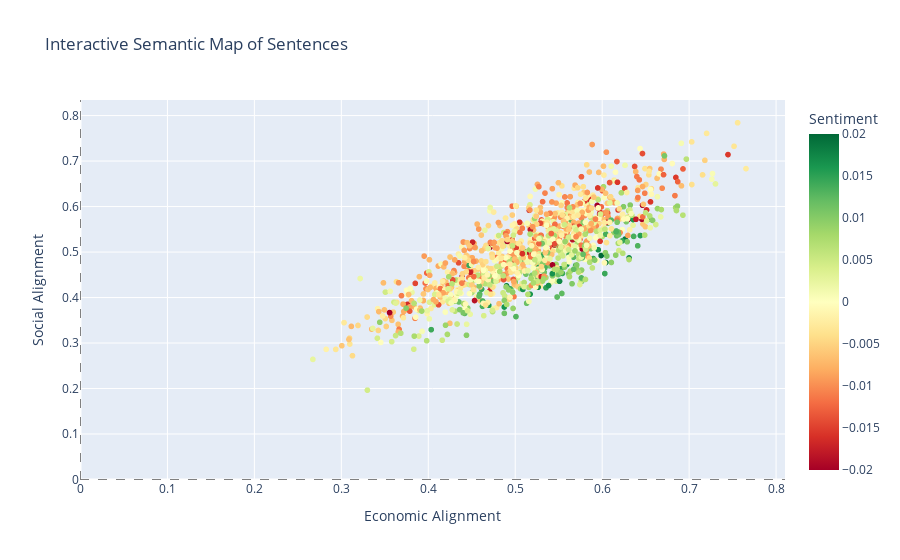

The cell this chart's notebook holds for it:
### Code cell
fig = px.scatter(
    final_df,
    x='Economic_Alignment_Score',
    y='Social_Score',
    color='Sentiment_Score',
    color_continuous_scale='RdYlGn',  # Red-Yellow-Green color scale
    range_color=[-0.02, 0.02], # You can adjust this range to better fit your data's spread
    title='Interactive Semantic Map of Sentences',
    # This part defines what appears when you hover over a point
    hover_data={
        'Sentence': True, # Show the full sentence text
        'Economic_Alignment_Score': ':.3f', # Format score to 3 decimal places
        'Social_Score': ':.3f',
        'Sentiment_Score': ':.3f'
    }
)

# Customize the hover label appearance
fig.update_traces(hoverlabel=dict(bgcolor="white", font_size=12))

# Add quadrant lines for context
fig.add_vline(x=0, line_width=1, line_dash="dash", line_color="grey")
fig.add_hline(y=0, line_width=1, line_dash="dash", line_color="grey")

# Update layout for a cleaner look
fig.update_layout(
    xaxis_title="Economic Alignment",
    yaxis_title="Social Alignment",
    coloraxis_colorbar_title_text='Sentiment'
)

fig.show()

### Figure 1 — Plotly figure (JSON) as saved in the notebook; plotly's stock layout.template omitted (floating-point values rounded to 4 significant figures; data arrays with more than 128 entries replaced by an {"elided": "..."} marker saying what was removed)
{"data": [{"customdata": {"elided": "1194x2 mixed values"}, "hoverlabel": {"bgcolor": "white", "font": {"size": 12}}, "hovertemplate": "Economic_Alignment_Score=%{x:.3f}<br>Social_Score=%{y:.3f}<br>Sentence=%{customdata[0]}<br>Sentiment_Score=%{marker.color:.3f}<extra></extra>", "legendgroup": "", "marker": {"color": {"elided": "1194 float values"}, "coloraxis": "coloraxis", "symbol": "circle"}, "mode": "markers", "name": "", "showlegend": false, "type": "scattergl", "x": {"elided": "1194 float values"}, "xaxis": "x", "y": {"elided": "1194 float values"}, "yaxis": "y"}], "layout": {"coloraxis": {"cmax": 0.02, "cmin": -0.02, "colorbar": {"title": {"text": "Sentiment"}}, "colorscale": [[0, "rgb(165,0,38)"], [0.1, "rgb(215,48,39)"], [0.2, "rgb(244,109,67)"], [0.3, "rgb(253,174,97)"], [0.4, "rgb(254,224,139)"], [0.5, "rgb(255,255,191)"], [0.6, "rgb(217,239,139)"], [0.7, "rgb(166,217,106)"], [0.8, "rgb(102,189,99)"], [0.9, "rgb(26,152,80)"], [1, "rgb(0,104,55)"]]}, "legend": {"tracegroupgap": 0}, "shapes": [{"line": {"color": "grey", "dash": "dash", "width": 1}, "type": "line", "x0": 0, "x1": 0, "xref": "x", "y0": 0, "y1": 1, "yref": "y domain"}, {"line": {"color": "grey", "dash": "dash", "width": 1}, "type": "line", "x0": 0, "x1": 1, "xref": "x domain", "y0": 0, "y1": 0, "yref": "y"}], "title": {"text": "Interactive Semantic Map of Sentences"}, "xaxis": {"anchor": "y", "domain": [0, 1], "title": {"text": "Economic Alignment"}}, "yaxis": {"anchor": "x", "domain": [0, 1], "title": {"text": "Social Alignment"}}}}
